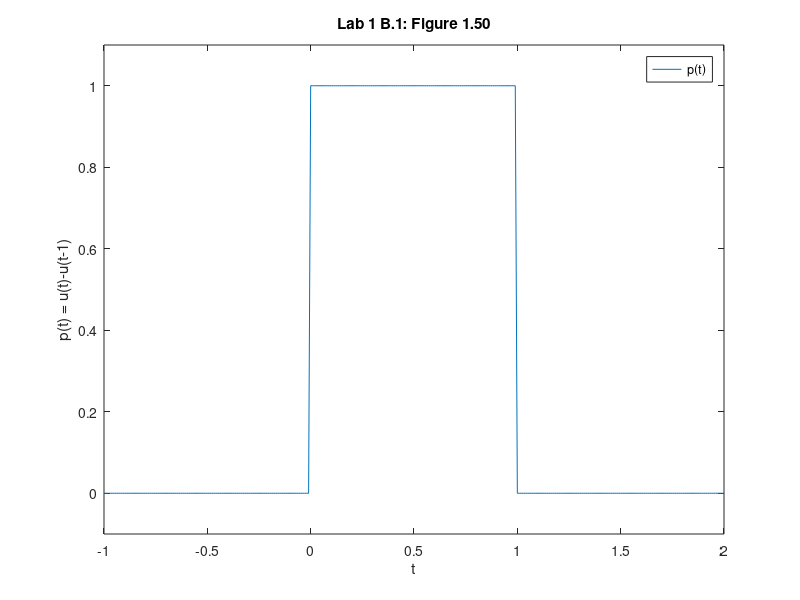

Write the MATLAB code that produced this figure.
% Pre-run clearing
clc;   %Clear command window
clf;   %Clear figure window
clear; %Clear variables from RAM

% Create anonymous function p(t), set to equal 1.0 when 0 <= t < 1
% .* -> element-wise multiplication
% ((t>=0) & (t<1)) creates a boolean array equal to size t (the mask)
%       1 if condition is true, else 0.
p = @(t) 1.0.* ((t>=0) & (t<1));

% Set t (x-axis) to go from -1 to 2, inclusively, with a step of 0.01
t = (-1:0.01:2); 

% Plot p(t) vs t
figure;
plot(t,p(t));

% Set labels
xlabel('t'); 
ylabel('p(t) = u(t)-u(t-1)');
legend('p(t)')
title('Lab 1 B.1: Figure 1.50');

% Set X axis -1 to 2
% Set Y axis -0.1 to 1.1
axis([-1 2 -.1 1.1]);

